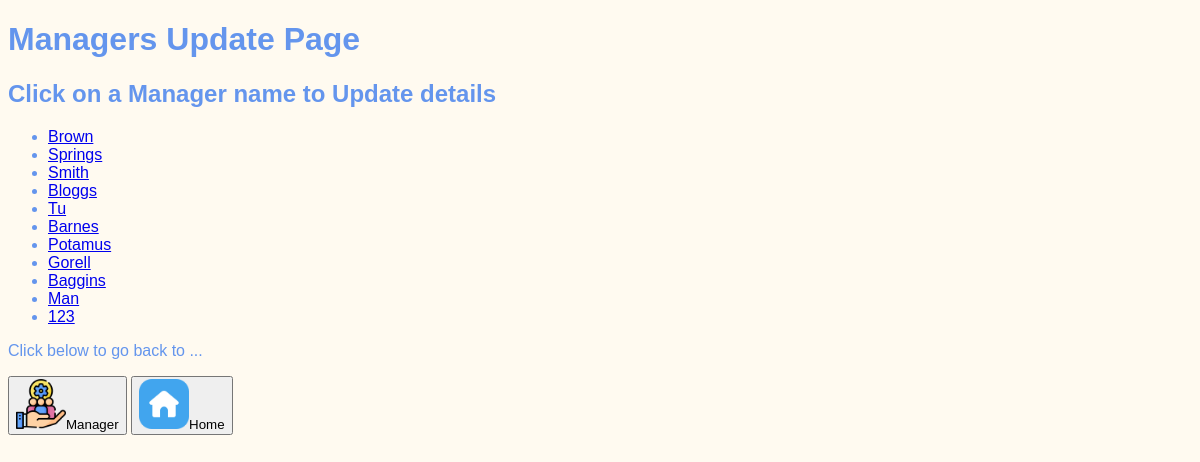
Page /category/update_manager on the earlier database version.
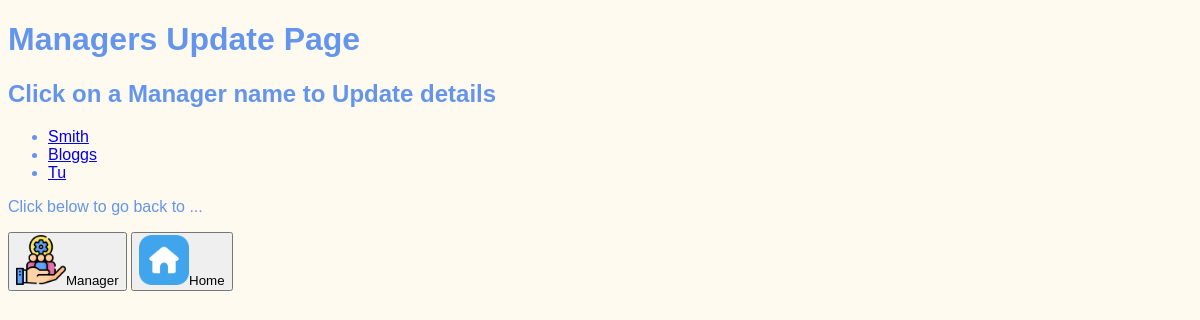
Same page on the later database version.
### category/models.py (models this page shows, shortened)
class Manager(models.Model):
    first_name = models.CharField(max_length=15)
    last_name = models.CharField(max_length=15)
    employee_number = models.IntegerField()
    start_date = models.DateField()
    internal_phone = models.CharField(max_length=6)
    internal_email = models.EmailField(default="*_*@python-django.com")
    job_description = models.CharField(max_length=15)
    team = models.ForeignKey(Team, on_delete=models.CASCADE)
    role = models.ForeignKey(Role, on_delete=models.CASCADE)
    location = models.ForeignKey(Location, on_delete=models.CASCADE)
    gui_type = models.CharField(max_length=7, default="Manager")

### category/views.py (the view)
# urls.py: path('update_manager', views.update_manager, name="updmgr"),
def update_manager(request):
    return render(request, "category/managers_update_list.html",
                  {"mgrlist": Manager.objects.all()})

### category/templates/category/managers_update_list.html (shortened to what this page needs)
{% extends "base.html" %}
{% load static %}
{% block content %}
    <h1>Managers Update Page</h1>
    <h2>Click on a Manager name to Update details</h2>
    <ul>
      {% for manager in mgrlist %}
        <li>
          <a href="{% url 'managerdetupd' manager.id %}">
            {{ manager.last_name }}
          </a>
        </li>
      {% endfor %}
    </ul>
  <p>Click below to go back to ...</p>
  <p>
    <a href="{% url 'manager_page' %}"><button><img src="{% static 'tpwebsite/Manager.png' %}" width="50px" height="50px">Manager</button></a>
    <a href="{% url 'landing_page' %}"><button><img src="{% static 'tpwebsite/Home.png' %}" width="50px" height="50px">Home</button></a>
  </p>
{% endblock %}

Differences in the rows shown:
removed Manager: last_name "Brown"
removed Manager: last_name "Springs"
removed Manager: last_name "Barnes"
removed Manager: last_name "Potamus"
removed Manager: last_name "Gorell"
removed Manager: last_name "Baggins"
removed Manager: last_name "Man"
removed Manager: last_name "123"
